Frame 1 (no input): blank canvas, image omitted
Frame 60 (no input): blank canvas, image omitted
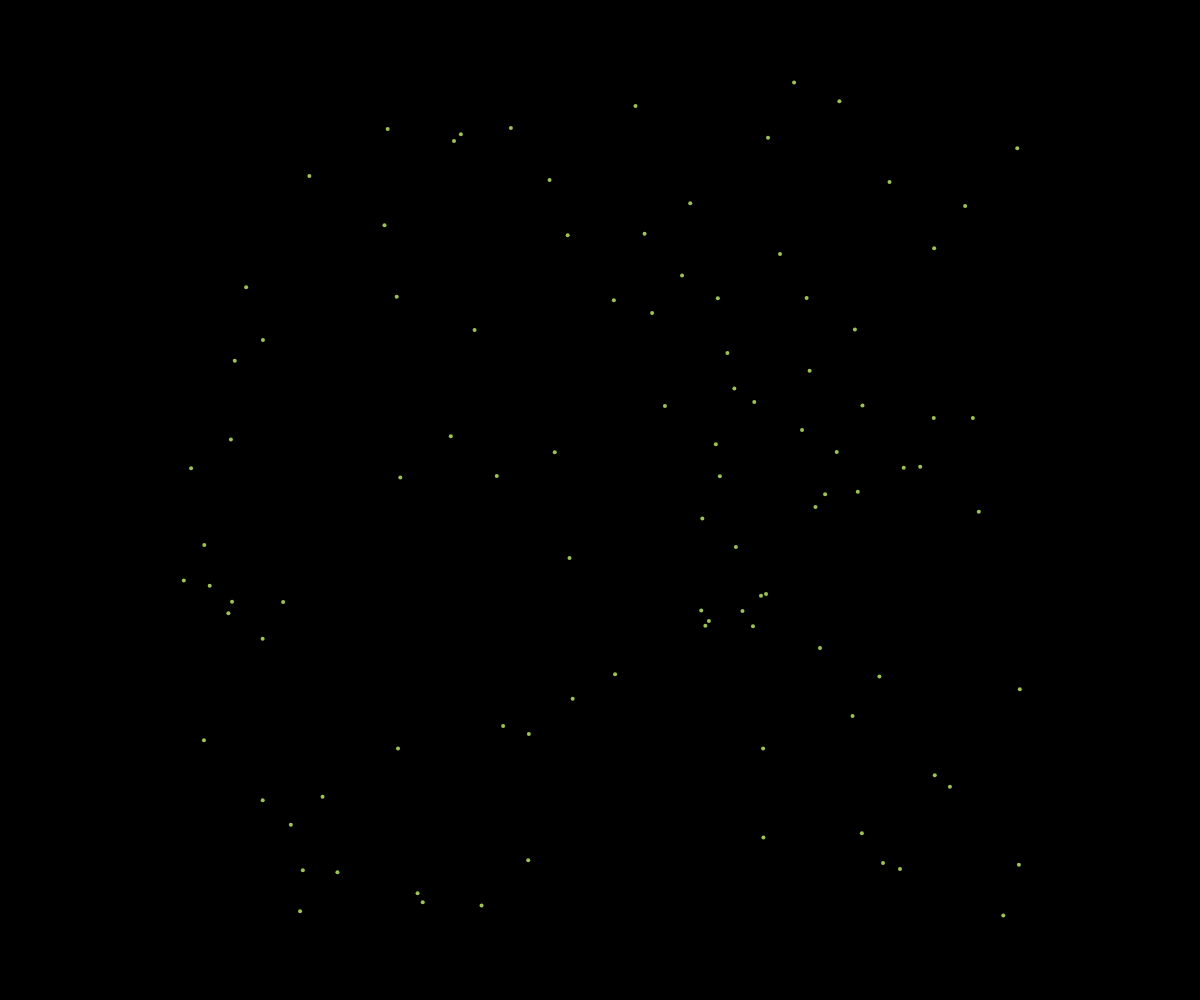
Frame 120 (the mouse pressed at the canvas centre since frame 60)

The p5.js sketch whose frames 1 and 60 were blank and that drew this single picture after the mouse press (run headless with seeded random() and noise() and a simulated clock; from frame 60 on, the mouse is pressed at the canvas centre):

// p5.js sketch
// ── sketch.js
// Fireworks demo

class Particle{
  constructor(x, y){
    this.x = x;
    this.y = y;
    this.dx = random(-7, 7);
    this.dy = random(-7, 7);
    this.radius =2;
    this.r = 205;
    this.g = 110;
    this.b = 255;
    this.opacity = 255;
  }

  display(){
    noStroke();
    fill(this.r, this.b, this.g, this.opacity);
    circle(this.x, this.y, this.radius * 2);
  }

  update(){
    //move
    this.x += this.dx;
    this.y += this.dy;

    //fade away
    this.opacity--;
  }

  isDead(){
    return this.opacity <= 0;
  }
}

const NUMBER_OF_FIREWORKS_PER_CLICK = 100;
let theFireworks = [];

function setup() {
  createCanvas(windowWidth, windowHeight);
}

function draw() {
  background("black");

  for (let aFirework of theFireworks){
    if (aFirework.isDead()){
      //get rid of it
      let index = theFireworks.indexOf(aFirework);
      theFireworks.splice(index, 1);
    }
    else{
      aFirework.update();
      aFirework.display();
    }
  }
}

function mousePressed(){
  for (let i = 0; i < NUMBER_OF_FIREWORKS_PER_CLICK; i++){
    let someFirework = new Particle(mouseX, mouseY);
    theFireworks.push(someFirework);
  }
}
